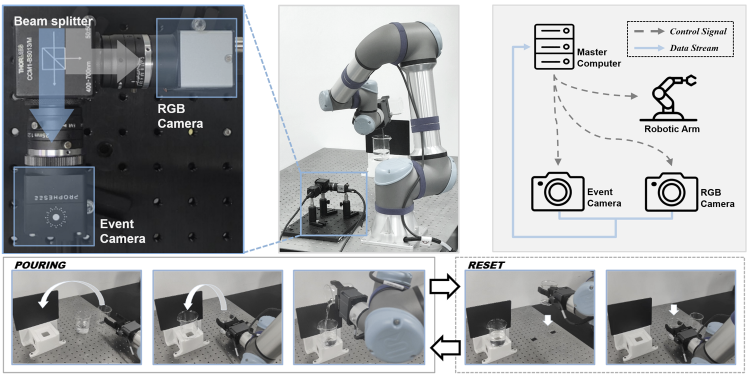
#> input picture assets/acquisition_platform.png, 1497 x 759 px (shown at 1/2 size); its folder holds only this picture in this run
$ python -i video.py   (imports and definitions only)
#> lines starting #> are read from the running program, lines starting #| are printed output that depends on the picture
import json
import re
import shutil
import subprocess
from pathlib import Path
import numpy as np


# [85 lines left out: functions ffmpeg_executable, write_mp4, not called in this run]


def _including_first(first, remaining):
    yield first
    yield from remaining


# [5 lines left out: function frame_number, not called in this run]


def frames_video(source, output, fps=50, delta_t_us=2000, crop=None, accumulate=1):
    from PIL import Image, ImageChops

    if accumulate < 1 or delta_t_us < 1:
        raise ValueError("accumulate and delta_t_us must be positive")
    paths = sorted(Path(source).glob("frame_*.png"), key=frame_number)
    if not paths:
        raise ValueError(f"No frame_*.png images in {source}")
    indices = [frame_number(p) for p in paths]
    if len(indices) > 1 and len(set(np.diff(indices))) != 1:
        raise ValueError(
            "Frame indices are not regularly sampled; supply a contiguous sequence"
        )
    step_us = (indices[1] - indices[0]) * delta_t_us if len(indices) > 1 else delta_t_us

    def generate():
        for start in range(0, len(paths), accumulate):
            group = paths[start : start + accumulate]
            frame = Image.open(group[0]).convert("RGB")
            for path in group[1:]:
                frame = ImageChops.darker(frame, Image.open(path).convert("RGB"))
            if crop is not None:
                frame = frame.crop(tuple(crop))
            size = (frame.width + frame.width % 2, frame.height + frame.height % 2)
            canvas = Image.new("RGB", size, "white")
            canvas.paste(frame, (0, 0))
            yield canvas

    metadata = write_mp4(generate(), output, fps)
    metadata.update(
        {
            "source": str(source),
            "first_bin": indices[0],
            "last_bin": indices[-1],
            "delta_t_us": delta_t_us,
            "sampling_interval_us": step_us,
            "accumulated_snapshots_per_frame": accumulate,
            "crop": list(crop) if crop is not None else None,
            "overlays": False,
        }
    )
    Path(output).with_suffix(".json").write_text(
        json.dumps(metadata, indent=2), encoding="utf-8"
    )
    return metadata


# [95 lines left out: function flow_cache_video, not called in this run]

>>> import cv2
>>> picture = cv2.imread('../../assets/acquisition_platform.png', cv2.IMREAD_GRAYSCALE)
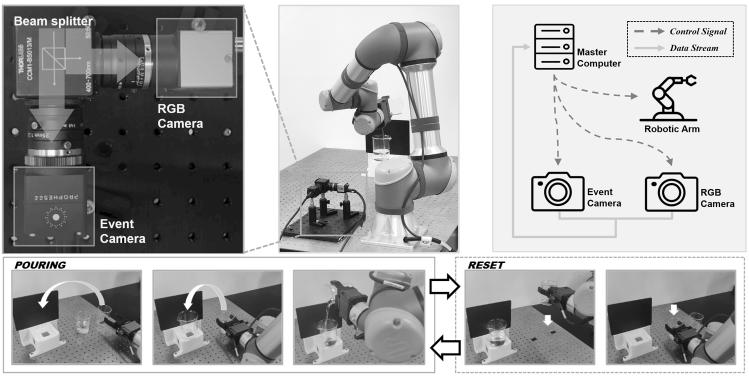
#> picture: shape (759, 1497) (shown at 1/2 size); min 0, max 255, mean 170.4
#> (the run stopped early here; a loop or call above may not have finished)

$ run again, on assets/event_representations.png
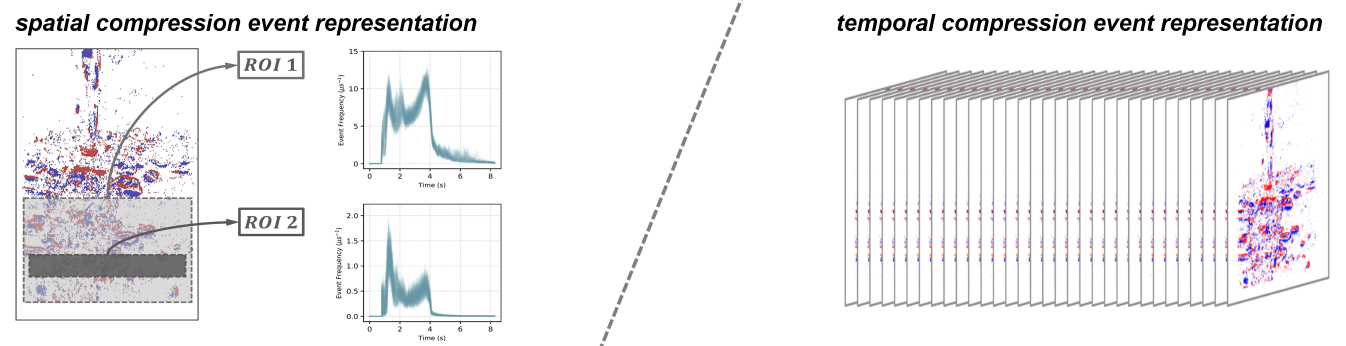
#> input picture assets/event_representations.png, 2691 x 692 px (shown at 1/2 size)
#> `picture = cv2.imread('../../assets/acquisition_platform.png', cv2.IMRE..`:
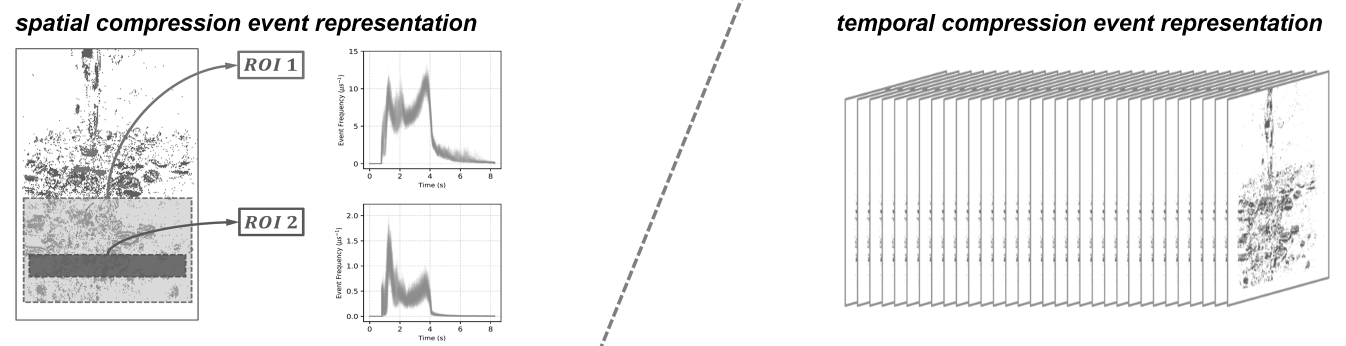
#> picture: shape (692, 2691) (shown at 1/2 size); min 0, max 255, mean 238.9
